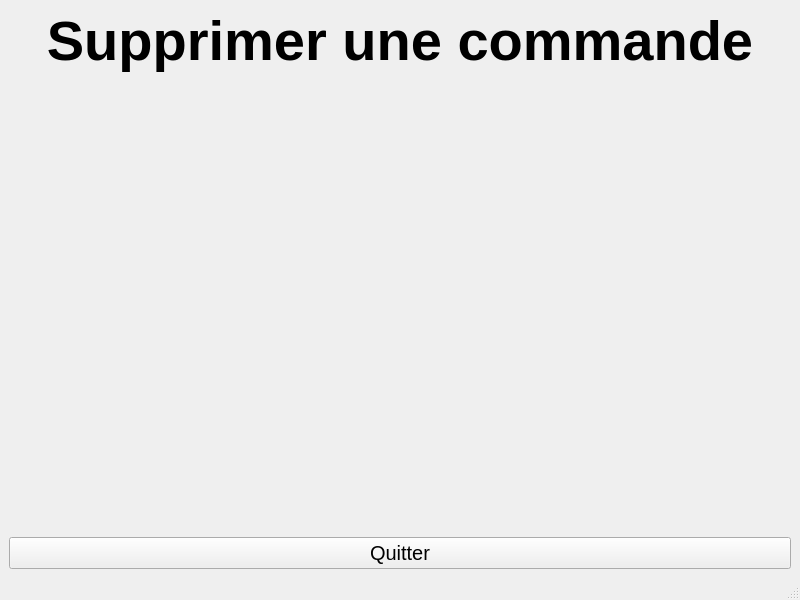
<?xml version="1.0" encoding="UTF-8"?>
<ui version="4.0">
 <class>FenetreCommandeSupprimer</class>
 <widget class="QMainWindow" name="FenetreCommandeSupprimer">
  <property name="geometry">
   <rect>
    <x>0</x>
    <y>0</y>
    <width>800</width>
    <height>600</height>
   </rect>
  </property>
  <property name="windowTitle">
   <string>PharmacieManager - Commandes</string>
  </property>
  <widget class="QWidget" name="centralwidget">
   <layout class="QVBoxLayout" name="verticalLayout">
    <item>
     <widget class="QLabel" name="SupprimerCommandes">
      <property name="font">
       <font>
        <pointsize>42</pointsize>
        <bold>true</bold>
       </font>
      </property>
      <property name="text">
       <string>Supprimer une commande</string>
      </property>
      <property name="textFormat">
       <enum>Qt::TextFormat::AutoText</enum>
      </property>
      <property name="alignment">
       <set>Qt::AlignmentFlag::AlignCenter</set>
      </property>
      <property name="wordWrap">
       <bool>true</bool>
      </property>
      <property name="textInteractionFlags">
       <set>Qt::TextInteractionFlag::NoTextInteraction</set>
      </property>
     </widget>
    </item>
    <item>
     <spacer name="verticalSpacer">
      <property name="orientation">
       <enum>Qt::Orientation::Vertical</enum>
      </property>
      <property name="sizeHint" stdset="0">
       <size>
        <width>20</width>
        <height>436</height>
       </size>
      </property>
     </spacer>
    </item>
    <item>
     <widget class="QPushButton" name="Quitter">
      <property name="font">
       <font>
        <pointsize>15</pointsize>
       </font>
      </property>
      <property name="text">
       <string>Quitter</string>
      </property>
     </widget>
    </item>
   </layout>
  </widget>
  <widget class="QStatusBar" name="statusbar"/>
 </widget>
 <resources/>
 <connections/>
</ui>
